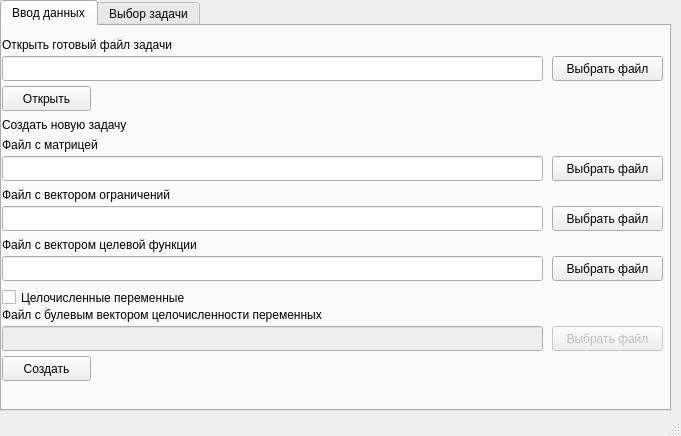
<?xml version="1.0" encoding="UTF-8"?>
<ui version="4.0">
 <class>MainWindow</class>
 <widget class="QMainWindow" name="MainWindow">
  <property name="geometry">
   <rect>
    <x>0</x>
    <y>0</y>
    <width>681</width>
    <height>436</height>
   </rect>
  </property>
  <property name="windowTitle">
   <string>Оптимизация</string>
  </property>
  <widget class="QWidget" name="centralWidget">
   <widget class="QTabWidget" name="tabWidget">
    <property name="geometry">
     <rect>
      <x>0</x>
      <y>0</y>
      <width>671</width>
      <height>411</height>
     </rect>
    </property>
    <property name="currentIndex">
     <number>0</number>
    </property>
    <widget class="QWidget" name="tab">
     <attribute name="title">
      <string>Ввод данных</string>
     </attribute>
     <widget class="QLabel" name="label">
      <property name="geometry">
       <rect>
        <x>0</x>
        <y>10</y>
        <width>231</width>
        <height>17</height>
       </rect>
      </property>
      <property name="text">
       <string>Открыть готовый файл задачи</string>
      </property>
     </widget>
     <widget class="QLineEdit" name="txtOpenProblemFile">
      <property name="geometry">
       <rect>
        <x>0</x>
        <y>30</y>
        <width>541</width>
        <height>25</height>
       </rect>
      </property>
     </widget>
     <widget class="QPushButton" name="btnOpenProblemFile">
      <property name="geometry">
       <rect>
        <x>550</x>
        <y>30</y>
        <width>111</width>
        <height>25</height>
       </rect>
      </property>
      <property name="text">
       <string>Выбрать файл</string>
      </property>
     </widget>
     <widget class="QPushButton" name="btnOpen">
      <property name="geometry">
       <rect>
        <x>0</x>
        <y>60</y>
        <width>89</width>
        <height>25</height>
       </rect>
      </property>
      <property name="text">
       <string>Открыть</string>
      </property>
     </widget>
     <widget class="QLabel" name="label_2">
      <property name="geometry">
       <rect>
        <x>0</x>
        <y>90</y>
        <width>161</width>
        <height>17</height>
       </rect>
      </property>
      <property name="text">
       <string>Создать новую задачу</string>
      </property>
     </widget>
     <widget class="QLabel" name="label_3">
      <property name="geometry">
       <rect>
        <x>0</x>
        <y>110</y>
        <width>131</width>
        <height>17</height>
       </rect>
      </property>
      <property name="text">
       <string>Файл с матрицей</string>
      </property>
     </widget>
     <widget class="QLineEdit" name="txtOpenMatrix">
      <property name="geometry">
       <rect>
        <x>0</x>
        <y>130</y>
        <width>541</width>
        <height>25</height>
       </rect>
      </property>
     </widget>
     <widget class="QPushButton" name="btnOpenMatrix">
      <property name="geometry">
       <rect>
        <x>550</x>
        <y>130</y>
        <width>111</width>
        <height>25</height>
       </rect>
      </property>
      <property name="text">
       <string>Выбрать файл</string>
      </property>
     </widget>
     <widget class="QLabel" name="label_4">
      <property name="geometry">
       <rect>
        <x>0</x>
        <y>160</y>
        <width>221</width>
        <height>17</height>
       </rect>
      </property>
      <property name="text">
       <string>Файл с вектором ограничений</string>
      </property>
     </widget>
     <widget class="QLineEdit" name="txtOpenConstraints">
      <property name="geometry">
       <rect>
        <x>0</x>
        <y>180</y>
        <width>541</width>
        <height>25</height>
       </rect>
      </property>
     </widget>
     <widget class="QPushButton" name="btnOpenConstraints">
      <property name="geometry">
       <rect>
        <x>550</x>
        <y>180</y>
        <width>111</width>
        <height>25</height>
       </rect>
      </property>
      <property name="text">
       <string>Выбрать файл</string>
      </property>
     </widget>
     <widget class="QLabel" name="label_5">
      <property name="geometry">
       <rect>
        <x>0</x>
        <y>210</y>
        <width>261</width>
        <height>17</height>
       </rect>
      </property>
      <property name="text">
       <string>Файл с вектором целевой функции</string>
      </property>
     </widget>
     <widget class="QLineEdit" name="txtOpenObjective">
      <property name="geometry">
       <rect>
        <x>0</x>
        <y>230</y>
        <width>541</width>
        <height>25</height>
       </rect>
      </property>
     </widget>
     <widget class="QPushButton" name="btnOpenObjective">
      <property name="geometry">
       <rect>
        <x>550</x>
        <y>230</y>
        <width>111</width>
        <height>25</height>
       </rect>
      </property>
      <property name="text">
       <string>Выбрать файл</string>
      </property>
     </widget>
     <widget class="QCheckBox" name="checkBox">
      <property name="geometry">
       <rect>
        <x>0</x>
        <y>260</y>
        <width>231</width>
        <height>23</height>
       </rect>
      </property>
      <property name="text">
       <string>Целочисленные переменные</string>
      </property>
     </widget>
     <widget class="QLabel" name="label_6">
      <property name="geometry">
       <rect>
        <x>0</x>
        <y>280</y>
        <width>421</width>
        <height>17</height>
       </rect>
      </property>
      <property name="text">
       <string>Файл с булевым вектором целочисленности переменных</string>
      </property>
     </widget>
     <widget class="QLineEdit" name="txtOpenInteger">
      <property name="enabled">
       <bool>false</bool>
      </property>
      <property name="geometry">
       <rect>
        <x>0</x>
        <y>300</y>
        <width>541</width>
        <height>25</height>
       </rect>
      </property>
     </widget>
     <widget class="QPushButton" name="btnOpenInteger">
      <property name="enabled">
       <bool>false</bool>
      </property>
      <property name="geometry">
       <rect>
        <x>550</x>
        <y>300</y>
        <width>111</width>
        <height>25</height>
       </rect>
      </property>
      <property name="text">
       <string>Выбрать файл</string>
      </property>
     </widget>
     <widget class="QPushButton" name="btnCreate">
      <property name="geometry">
       <rect>
        <x>0</x>
        <y>330</y>
        <width>89</width>
        <height>25</height>
       </rect>
      </property>
      <property name="text">
       <string>Создать</string>
      </property>
     </widget>
    </widget>
    <widget class="QWidget" name="tab_2">
     <attribute name="title">
      <string>Выбор задачи</string>
     </attribute>
     <widget class="QLabel" name="label_7">
      <property name="geometry">
       <rect>
        <x>0</x>
        <y>10</y>
        <width>161</width>
        <height>17</height>
       </rect>
      </property>
      <property name="text">
       <string>Выбрать оптимизатор</string>
      </property>
     </widget>
     <widget class="QComboBox" name="comboSolver">
      <property name="geometry">
       <rect>
        <x>160</x>
        <y>10</y>
        <width>501</width>
        <height>25</height>
       </rect>
      </property>
     </widget>
     <widget class="QPushButton" name="btnSolve">
      <property name="geometry">
       <rect>
        <x>0</x>
        <y>40</y>
        <width>89</width>
        <height>25</height>
       </rect>
      </property>
      <property name="text">
       <string>Решить</string>
      </property>
     </widget>
     <widget class="QLabel" name="label_8">
      <property name="geometry">
       <rect>
        <x>0</x>
        <y>70</y>
        <width>201</width>
        <height>17</height>
       </rect>
      </property>
      <property name="text">
       <string>Значение целевой функции</string>
      </property>
     </widget>
     <widget class="QLineEdit" name="txtValue">
      <property name="geometry">
       <rect>
        <x>200</x>
        <y>70</y>
        <width>461</width>
        <height>25</height>
       </rect>
      </property>
     </widget>
     <widget class="QLabel" name="label_9">
      <property name="geometry">
       <rect>
        <x>0</x>
        <y>110</y>
        <width>131</width>
        <height>17</height>
       </rect>
      </property>
      <property name="text">
       <string>Отправка на NEOS</string>
      </property>
     </widget>
     <widget class="QComboBox" name="comboNEOS">
      <property name="geometry">
       <rect>
        <x>160</x>
        <y>130</y>
        <width>501</width>
        <height>25</height>
       </rect>
      </property>
     </widget>
     <widget class="QLabel" name="label_10">
      <property name="geometry">
       <rect>
        <x>0</x>
        <y>130</y>
        <width>161</width>
        <height>17</height>
       </rect>
      </property>
      <property name="text">
       <string>Выбрать оптимизатор</string>
      </property>
     </widget>
     <widget class="QLabel" name="label_11">
      <property name="geometry">
       <rect>
        <x>0</x>
        <y>160</y>
        <width>401</width>
        <height>17</height>
       </rect>
      </property>
      <property name="text">
       <string>Выбрать файл для экспорта матриц в текст на языке LP</string>
      </property>
     </widget>
     <widget class="QLineEdit" name="txtExportLP">
      <property name="geometry">
       <rect>
        <x>0</x>
        <y>180</y>
        <width>541</width>
        <height>25</height>
       </rect>
      </property>
     </widget>
     <widget class="QPushButton" name="btnExportLP">
      <property name="geometry">
       <rect>
        <x>550</x>
        <y>180</y>
        <width>111</width>
        <height>25</height>
       </rect>
      </property>
      <property name="text">
       <string>Выбрать файл</string>
      </property>
     </widget>
     <widget class="QLabel" name="label_12">
      <property name="geometry">
       <rect>
        <x>0</x>
        <y>210</y>
        <width>51</width>
        <height>17</height>
       </rect>
      </property>
      <property name="text">
       <string>&lt;html&gt;&lt;head/&gt;&lt;body&gt;&lt;p&gt;E-mail&lt;/p&gt;&lt;/body&gt;&lt;/html&gt;</string>
      </property>
     </widget>
     <widget class="QLineEdit" name="txtEmail">
      <property name="geometry">
       <rect>
        <x>50</x>
        <y>210</y>
        <width>611</width>
        <height>25</height>
       </rect>
      </property>
     </widget>
     <widget class="QPushButton" name="btnSend">
      <property name="geometry">
       <rect>
        <x>0</x>
        <y>240</y>
        <width>89</width>
        <height>25</height>
       </rect>
      </property>
      <property name="text">
       <string>Отправить</string>
      </property>
     </widget>
     <widget class="QLabel" name="label_13">
      <property name="geometry">
       <rect>
        <x>0</x>
        <y>270</y>
        <width>111</width>
        <height>17</height>
       </rect>
      </property>
      <property name="text">
       <string>Номер запроса</string>
      </property>
     </widget>
     <widget class="QLineEdit" name="txtNumber">
      <property name="geometry">
       <rect>
        <x>110</x>
        <y>270</y>
        <width>241</width>
        <height>25</height>
       </rect>
      </property>
     </widget>
     <widget class="QLabel" name="label_14">
      <property name="geometry">
       <rect>
        <x>360</x>
        <y>270</y>
        <width>61</width>
        <height>17</height>
       </rect>
      </property>
      <property name="text">
       <string>Пароль</string>
      </property>
     </widget>
     <widget class="QLineEdit" name="txtPassword">
      <property name="geometry">
       <rect>
        <x>420</x>
        <y>270</y>
        <width>241</width>
        <height>25</height>
       </rect>
      </property>
     </widget>
     <widget class="QLabel" name="label_29">
      <property name="geometry">
       <rect>
        <x>0</x>
        <y>300</y>
        <width>231</width>
        <height>17</height>
       </rect>
      </property>
      <property name="text">
       <string>Сохранить найденные решения</string>
      </property>
     </widget>
     <widget class="QPushButton" name="btnSaveProblemFile">
      <property name="geometry">
       <rect>
        <x>550</x>
        <y>320</y>
        <width>111</width>
        <height>25</height>
       </rect>
      </property>
      <property name="text">
       <string>Выбрать файл</string>
      </property>
     </widget>
     <widget class="QLineEdit" name="txtSaveProblemFile">
      <property name="geometry">
       <rect>
        <x>0</x>
        <y>320</y>
        <width>541</width>
        <height>25</height>
       </rect>
      </property>
     </widget>
     <widget class="QPushButton" name="btnSave">
      <property name="geometry">
       <rect>
        <x>0</x>
        <y>350</y>
        <width>89</width>
        <height>25</height>
       </rect>
      </property>
      <property name="text">
       <string>Сохранить</string>
      </property>
     </widget>
    </widget>
   </widget>
  </widget>
  <widget class="QStatusBar" name="statusBar"/>
 </widget>
 <layoutdefault spacing="6" margin="11"/>
 <resources/>
 <connections/>
</ui>
